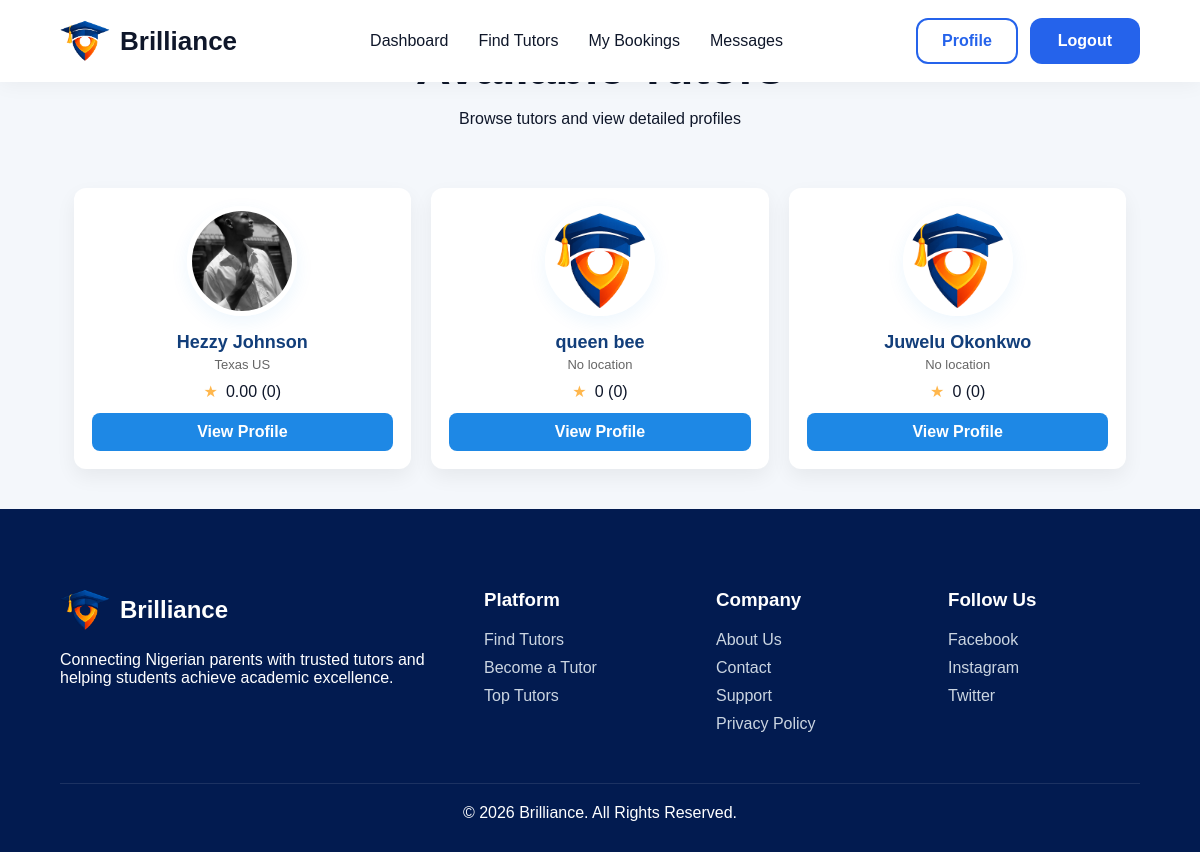
Screenshot of /view-tutors.php with the database file from the repository.
### tables this page shows
CREATE TABLE IF NOT EXISTS `tutor_profile` (
  `id` int NOT NULL AUTO_INCREMENT,
  `user_id` int NOT NULL,
  `bio` text,
  `qualification` text,
  `experience` text,
  `location` varchar(255) DEFAULT NULL,
  `hourly_rate` decimal(10,2) DEFAULT '0.00',
  `profile_pic` varchar(255) DEFAULT NULL,
  `is_verified` tinyint(1) DEFAULT '0',
  `rating_avg` decimal(4,2) DEFAULT '0.00',
  `total_reviews` int DEFAULT '0',
  `created_at` timestamp NULL DEFAULT CURRENT_TIMESTAMP,
  `updated_at` timestamp NULL DEFAULT CURRENT_TIMESTAMP ON UPDATE CURRENT_TIMESTAMP,
  PRIMARY KEY (`id`),
  UNIQUE KEY `uq_user_id` (`user_id`),
  KEY `idx_user_id` (`user_id`)
);

CREATE TABLE IF NOT EXISTS `users` (
  `id` int NOT NULL AUTO_INCREMENT,
  `fullname` varchar(120) NOT NULL,
  `email` varchar(150) NOT NULL,
  `password` varchar(255) NOT NULL,
  `role` enum('parent','tutor','admin') NOT NULL,
  `created_at` timestamp NULL DEFAULT CURRENT_TIMESTAMP,
  PRIMARY KEY (`id`),
  UNIQUE KEY `email` (`email`)
);

### view-tutors.php (the view, shortened to what this page needs)
<?php
$db = new Database();
$conn = $db->connect();
$stmt = $conn->prepare("SELECT u.id, u.fullname, t.profile_pic, t.rating_avg, t.total_reviews, t.hourly_rate, t.location
                       FROM users u
                       LEFT JOIN tutor_profile t ON u.id = t.user_id
                       WHERE u.role = 'tutor'");
$stmt->execute();
$tutors = $stmt->fetchAll(PDO::FETCH_ASSOC);
?>
<!DOCTYPE html>
<html lang="en">
<head>
<link rel="stylesheet" href="/brilliance/assets/css/style.css">
<link rel="stylesheet" href="/brilliance/assets/css/tutors.css">
</head>
<body>
<?php include 'includes/parent-navbar.php'; ?>
<section class="tutors-wrapper">
  <div class="container tutors-container">
    <div class="section-title">
      <h2>Available Tutors</h2>
      <p>Browse tutors and view detailed profiles</p>
    </div>
    <div class="tutors-grid">
      <?php foreach($tutors as $t): ?>
        <div class="tutor-card">
          <?php if(!empty($t['profile_pic'])): ?>
            <img src="/brilliance/uploads/<?php echo htmlspecialchars($t['profile_pic']); ?>" alt="<?php echo htmlspecialchars($t['fullname']); ?>">
          <?php else: ?>
            <img src="/brilliance/assets/images/logo.png" alt="No image">
          <?php endif; ?>
          <h3><?php echo htmlspecialchars($t['fullname'] ?? 'Tutor'); ?></h3>
          <div class="meta"><?php echo htmlspecialchars($t['location'] ?? 'No location'); ?></div>
          <div class="rating">
            <div class="stars">★</div>
            <div><?php echo $t['rating_avg'] ?? '0'; ?> (<?php echo $t['total_reviews'] ?? '0'; ?>)</div>
          </div>
          <div class="card-actions">
            <a class="btn" href="/brilliance/tutor/view-tutor.php?id=<?php echo urlencode($t['id']); ?>">View Profile</a>
          </div>
        </div>
      <?php endforeach; ?>
    </div>
  </div>
</section>
<?php include 'includes/footer.php'; ?>
</body>
</html>

### includes/parent-navbar.php
<nav class="navbar">
<div class="container nav-container">
    <a href="/brilliance/parent/parent-dashboard.php" class="logo">
        <img src="/brilliance/assets/images/logo.png" alt="Brilliance Logo">
        <span>Brilliance</span>
    </a>
    <ul class="nav-links">
        <li><a href="/brilliance/parent/parent-dashboard.php">Dashboard</a></li>
        <li><a href="/brilliance/view-tutors.php">Find Tutors</a></li>
        <li><a href="/brilliance/parent/parent-bookings.php">My Bookings</a></li>
        <li><a href="#">Messages</a></li>
    </ul>
    <div class="nav-buttons">
        <a href="/brilliance/parent/parent-profile.php" class="btn-outline">
            <i class="fa-solid fa-user"></i> Profile
        </a>
        <a href="/brilliance/auth/logout.php" class="btn-primary">
            Logout
        </a>
    </div>
</div>
</nav>

### includes/footer.php
<footer class="footer">
  <div class="container">
    <div class="footer-grid">
      <div class="footer-about">
        <div class="footer-logo">
          <img src="/brilliance/assets/images/logo.png" alt="">
          <h2>Brilliance</h2>
        </div>
        <p>
          Connecting Nigerian parents with trusted tutors
          and helping students achieve academic excellence.
        </p>
      </div>
      <div class="footer-links">
        <h3>Platform</h3>
        <a href="/brilliance/auth/login.php">Find Tutors</a>
        <a href="/brilliance/auth/register.php">Become a Tutor</a>
        <a href="/brilliance/index.php">Top Tutors</a>
      </div>
      <div class="footer-links">
        <h3>Company</h3>
        <a href="/brilliance/about.php">About Us</a>
        <a href="/brilliance/contact.php">Contact</a>
        <a href="/brilliance/support.php">Support</a>
        <a href="/brilliance/privacy-policy.php">Privacy Policy</a>
      </div>
      <div class="footer-links">
        <h3>Follow Us</h3>
        <a href=""><i class="fab fa-facebook"></i> Facebook</a>
        <a href="#"><i class="fab fa-instagram"></i> Instagram</a>
        <a href="#"><i class="fab fa-twitter"></i> Twitter</a>
      </div>
    </div>
    <div class="footer-bottom">
      © 2026 Brilliance. All Rights Reserved.
    </div>
  </div>
</footer>

### assets/css/style.css (style rules this page uses)
:root { --primary:#2563eb; --primary-dark:#1d4ed8; --secondary:#f59e0b; --dark:#0f172a; --text:#475569; --light:#ffffff; --bg:#f8fafc; --border:#e2e8f0; }
* { margin:0; padding:0; box-sizing:border-box; font-family:'Poppins',sans-serif; }
body { background:var(--bg); color:var(--dark); overflow-x:hidden; }
.container { width:90%; max-width:1300px; margin:auto; }
.navbar { position:fixed; top:0; left:0; width:100%; background:white; z-index:1000; box-shadow:0 2px 20px rgba(0,0,0,.05); }
.nav-container { display:flex; justify-content:space-between; align-items:center; padding:18px 0; }
.logo { display:flex; align-items:center; gap:10px; text-decoration:none; color:var(--dark); font-size:26px; font-weight:700; }
.logo img { width:50px; }
.nav-links { display:flex; gap:30px; list-style:none; }
.nav-links a { text-decoration:none; color:var(--dark); font-weight:500; }
.nav-buttons { display:flex; gap:12px; }
.btn-primary, .cta-btn, .search-btn { background:var(--primary); color:white; border:none; padding:14px 28px; border-radius:12px; font-weight:600; cursor:pointer; text-decoration:none; }
.btn-outline { border:2px solid var(--primary); color:var(--primary); padding:12px 24px; border-radius:12px; text-decoration:none; font-weight:600; }
.section-title { text-align:center; margin-bottom:60px; }
.section-title h2 { font-size:48px; margin-bottom:15px; }
.tutors-grid { display:grid; grid-template-columns:repeat(3,1fr); gap:30px; align-items:stretch; }
.tutor-card { background:white; border-radius:25px; overflow:hidden; box-shadow:0 15px 40px rgba(0,0,0,0.06); display:flex; flex-direction:column; text-align:center; transition:.3s; height:100%; }
.tutor-card img { width:100%; height:280px; object-fit:cover; }
.tutor-card h3 { margin:15px 0 8px; }
.footer { background:#021b50; color:white; padding:80px 0 30px; }
.footer-grid { display:grid; grid-template-columns:2fr 1fr 1fr 1fr; gap:40px; }
.footer-logo { display:flex; align-items:center; gap:10px; margin-bottom:20px; }
.footer-logo img { width:50px; }
.footer-links { display:flex; flex-direction:column; }
.footer-links h3 { margin-bottom:20px; }
.footer-links a { color:#cbd5e1; text-decoration:none; margin-bottom:10px; }
.footer-bottom { text-align:center; margin-top:40px; padding-top:20px; border-top:1px solid rgba(255,255,255,.1); }

### assets/css/tutors.css (style rules this page uses)
.tutors-wrapper { padding: 40px 15px; background: #f4f7fb; }
.container.tutors-container { max-width: 1100px; margin: 0 auto; }
.tutors-grid { display: grid; grid-template-columns: repeat(auto-fit, minmax(240px, 1fr)); gap: 20px; margin-top: 20px; }
.tutor-card { background: #fff; border-radius: 12px; padding: 18px; box-shadow: 0 8px 20px rgba(0,0,0,0.06); display: flex; flex-direction: column; align-items: center; text-align: center; }
.tutor-card img { width: 110px; height: 110px; border-radius: 50%; object-fit: cover; border: 5px solid #fff; box-shadow: 0 6px 18px rgba(30,136,229,0.08); margin-bottom: 10px; }
.tutor-card h3 { margin: 6px 0 4px 0; font-size: 18px; color: #123e7a; }
.tutor-card .meta { font-size: 13px; color: #666; margin-bottom: 10px; }
.tutor-card .rating { display: flex; align-items: center; gap: 8px; margin-bottom: 12px; }
.tutor-card .rating .stars { color: #ffb74d; }
.tutor-card .card-actions { margin-top: auto; width: 100%; }
.tutor-card .card-actions .btn { width: 100%; display: inline-block; padding: 10px 12px; background: #1e88e5; color: #fff; border-radius: 8px; text-decoration: none; font-weight: 600; }

### rows the page displays
tutor_profile: profile_pic (picture), user.fullname "Hezzy Johnson", location "Texas US", rating_avg "0.00", total_reviews "0"
users: fullname "queen bee", location "No location", rating_avg "0", total_reviews "0"
users: fullname "Juwelu Okonkwo", location "No location", rating_avg "0", total_reviews "0"
